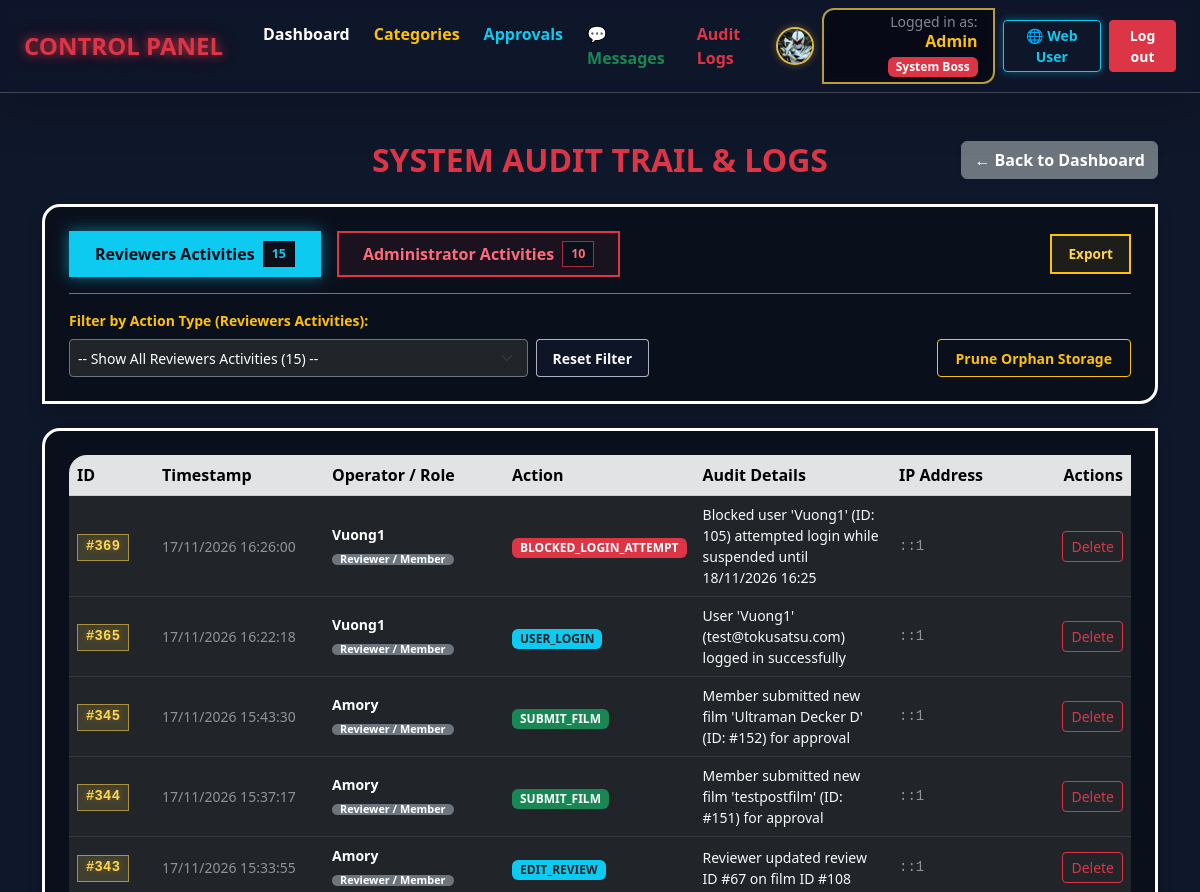
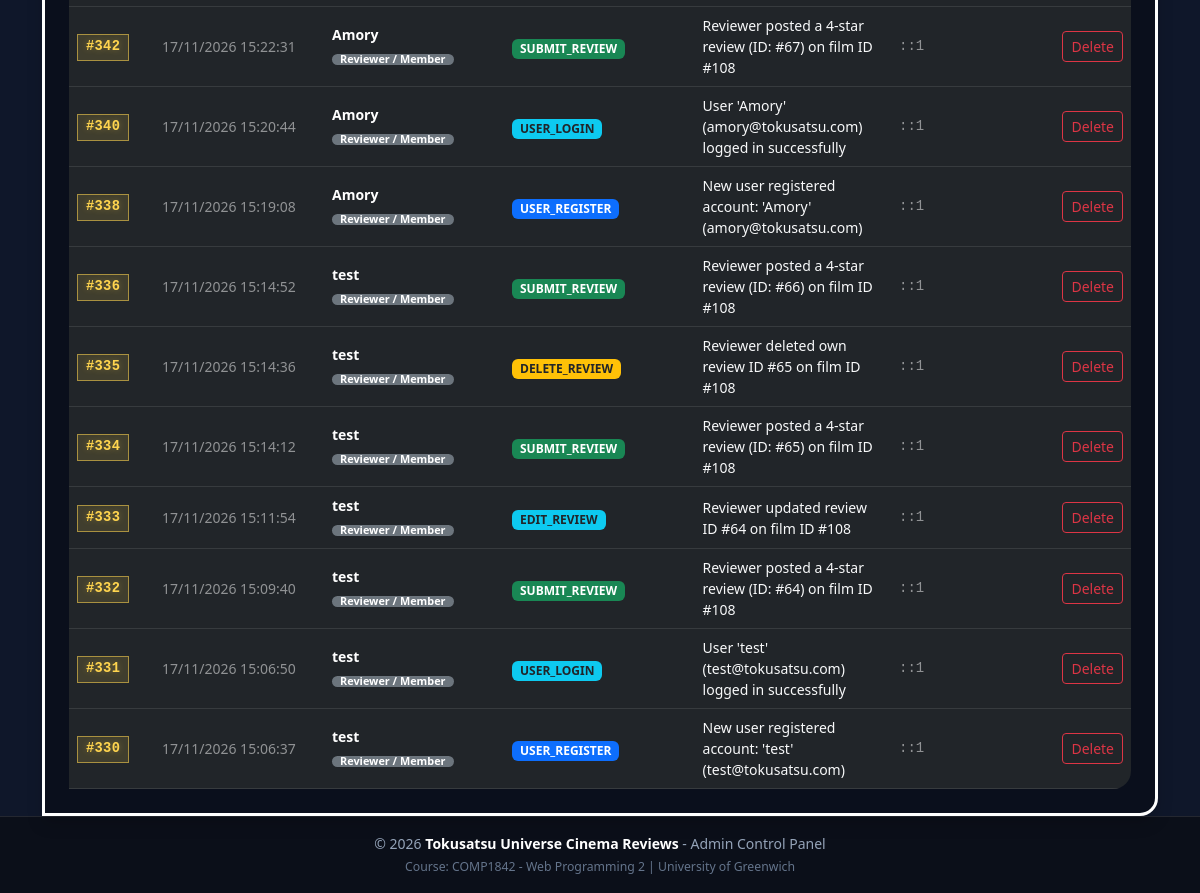
/index.php?route=admin/audit-logs (signed in), run on the app's committed database (2 pictures, top to bottom).
### tables this page shows
CREATE TABLE `users` (
  `id` int(11) NOT NULL,
  `name` varchar(255) NOT NULL,
  `email` varchar(255) NOT NULL,
  `password` varchar(255) NOT NULL,
  `role` tinyint(1) DEFAULT 0 COMMENT '0 = User, 1 = Boss, 2+ = Sub-Admin',
  `created_at` timestamp NOT NULL DEFAULT current_timestamp(),
  `updated_at` timestamp NOT NULL DEFAULT current_timestamp() ON UPDATE current_timestamp(),
  `avatar` varchar(255) DEFAULT 'default_avatar.webp',
  `bio` text DEFAULT NULL,
  `favorite_genre` varchar(100) DEFAULT NULL,
  `status` enum('active','on_break') DEFAULT 'active',
  `credibility_score` int(11) DEFAULT 0,
  `badge` varchar(50) DEFAULT 'Newbie',
  `is_deleted` tinyint(1) DEFAULT 0,
  `is_blocked` tinyint(1) NOT NULL DEFAULT 0,
  `blocked_until` datetime DEFAULT NULL,
  `block_reason` varchar(255) DEFAULT NULL,
  `reset_token` varchar(255) DEFAULT NULL,
  `reset_expires` datetime DEFAULT NULL
);

CREATE TABLE `audit_logs` (
  `id` int(11) NOT NULL,
  `user_id` int(11) DEFAULT NULL,
  `user_name` varchar(100) NOT NULL,
  `user_role` int(11) NOT NULL DEFAULT 0,
  `action` varchar(50) NOT NULL,
  `details` text DEFAULT NULL,
  `ip_address` varchar(45) NOT NULL,
  `created_at` datetime NOT NULL DEFAULT current_timestamp()
);

### views/admin/audit_logs.php (the view, shortened to what the rows shown need)
<?php
$logs = is_array($logs ?? null) ? $logs : [];
$scope = (($scope ?? 'reviewer') === 'admin') ? 'admin' : 'reviewer';
$filterAction = (string) ($filterAction ?? 'all');
$scopeLabel = ($scope === 'admin') ? 'Administrator Activities' : 'Reviewers Activities';
?>
<div class="row align-items-center mb-4">
    <div class="col-12 col-md-6 text-center">
        <h2 class="text-danger fw-bold m-0 text-center">SYSTEM AUDIT TRAIL &amp; LOGS</h2>
    </div>
</div>
<div class="card admin-card p-4 shadow">
    <div class="table-responsive">
        <table class="table table-dark table-hover align-middle mb-0">
            <thead class="table-secondary text-dark">
                <tr>
                    <th style="width: 85px;">ID</th>
                    <th style="width: 170px;">Timestamp</th>
                    <th style="width: 180px;">Operator / Role</th>
                    <th style="width: 175px;">Action</th>
                    <th>Audit Details</th>
                    <th style="width: 130px;">IP Address</th>
                    <th style="width: 110px;" class="text-end">Actions</th>
                </tr>
            </thead>
            <tbody>
                <?php if (empty($logs)): ?>
                    <tr>
                        <td colspan="7" class="text-center text-light py-5">
                            No audit log entries recorded under <strong class="text-info"><?= $viewHelper->e($scopeLabel) ?></strong><?php if ($filterAction !== '' && $filterAction !== 'all'): ?> for action type: <strong class="text-warning"><?= $viewHelper->e($filterAction) ?></strong><?php endif; ?>.
                        </td>
                    </tr>
                <?php else: ?>
                    <?php foreach ($logs as $log): ?>
                        <?php
                            $logId = (int) ($log['id'] ?? 0);
                            $roleInt = (int) ($log['role_int'] ?? ($log['user_role'] ?? 0));
                            $badgeClass = (string) ($log['badge_class'] ?? 'bg-secondary text-white');
                            $roleLabel = (string) ($log['role_label'] ?? 'Reviewer / Member');
                        ?>
                        <tr>
                            <td>
                                <span class="audit-id-badge">#<?= $logId ?></span>
                            </td>
                            <td class="small text-white-50">
                                <?= $viewHelper->e($log['created_at_formatted'] ?? 'N/A') ?>
                            </td>
                            <td>
                                <div class="fw-bold text-white small"><?= $viewHelper->e($log['user_name'] ?? '') ?></div>
                                <?php if ($roleInt === 1): ?>
                                    <span class="badge bg-danger py-0 px-2" style="font-size: 0.68rem;"><?= $viewHelper->e($roleLabel) ?></span>
                                <?php elseif ($roleInt >= 2): ?>
                                    <span class="badge bg-warning text-dark py-0 px-2" style="font-size: 0.68rem;"><?= $viewHelper->e($roleLabel) ?></span>
                                <?php else: ?>
                                    <span class="badge bg-secondary py-0 px-2" style="font-size: 0.68rem;"><?= $viewHelper->e($roleLabel) ?></span>
                                <?php endif; ?>
                            </td>
                            <td>
                                <span class="badge <?= $viewHelper->e($badgeClass) ?> fw-bold py-1 px-2" style="font-size: 0.75rem;">
                                    <?= $viewHelper->e($log['action'] ?? '') ?>
                                </span>
                            </td>
                            <td class="small text-light">
                                <?= $viewHelper->e($log['details'] ?? '') ?>
                            </td>
                            <td class="font-monospace small text-white-50">
                                <?= $viewHelper->e($log['ip_address'] ?? '') ?>
                            </td>
                            <td class="text-end text-nowrap">
                                <form method="POST"
                                      action="<?= $viewHelper->routeUrl('admin/delete-audit-log', [], false) ?>"
                                      class="d-inline m-0 p-0"
                                      data-confirm="System Boss Confirmation: Are you sure you want to delete audit log entry #<?= $logId ?>?">
                                    <button type="submit" class="btn btn-outline-danger btn-sm" title="Delete audit log entry (Boss Only)">
                                        Delete
                                    </button>
                                </form>
                            </td>
                        </tr>
                    <?php endforeach; ?>
                <?php endif; ?>
            </tbody>
        </table>
    </div>
</div>

### views/layouts/admin.php (shortened to what the rows shown need)
<!DOCTYPE html>
<html lang="en">
<head>
    <link href="https://cdn.jsdelivr.net/npm/bootstrap@5.3.0/dist/css/bootstrap.min.css" rel="stylesheet">
    <link rel="stylesheet" href="<?= $viewHelper->asset('public/css/admin_style.css?v=3.8') ?>">
</head>
<body class="admin-body d-flex flex-column min-vh-100">
    <nav class="navbar navbar-expand-lg navbar-dark admin-navbar shadow-lg mb-5 sticky-top">
        <div class="container-fluid px-4">
            <div class="d-flex align-items-center gap-2 ms-auto">
                <div class="user-badge d-none d-sm-block text-end">
                    <span class="text-white-50 small d-block" style="line-height: 1;">Logged in as:</span>
                    <span class="text-warning fw-bold fs-6">
                        <?= $viewHelper->e(($auth['name'] ?? '') !== '' ? $auth['name'] : ($auth['email'] ?? 'Administrator')) ?>
                    </span>
                    <?php if (!empty($auth['is_boss'])): ?>
                        <span class="badge bg-danger ms-1"> System Boss</span>
                    <?php else: ?>
                        <span class="badge bg-warning text-dark ms-1"> Sub-Admin</span>
                    <?php endif; ?>
                </div>
            </div>
        </div>
    </nav>
    <main class="container admin-main-content flex-grow-1">
        <?= $output ?? ($content ?? '') ?>
    </main>
</body>
</html>

### data on the page
users: name "Admin"
audit_logs: id "369", e "17/11/2026 16:26:00", user_name "Vuong1", e "Reviewer / Member", action "BLOCKED_LOGIN_ATTEMPT", details "Blocked user 'Vuong1' (ID: 105) attempted login while suspended until 18/11/2026 16:25", ip_address "::1"
audit_logs: id "365", e "17/11/2026 16:22:18", user_name "Vuong1", e "Reviewer / Member", action "USER_LOGIN", details "User 'Vuong1' (test@tokusatsu.com) logged in successfully", ip_address "::1"
audit_logs: id "345", e "17/11/2026 15:43:30", user_name "Amory", e "Reviewer / Member", action "SUBMIT_FILM", details "Member submitted new film 'Ultraman Decker D' (ID: #152) for approval", ip_address "::1"
audit_logs: id "344", e "17/11/2026 15:37:17", user_name "Amory", e "Reviewer / Member", action "SUBMIT_FILM", details "Member submitted new film 'testpostfilm' (ID: #151) for approval", ip_address "::1"
audit_logs: id "343", e "17/11/2026 15:33:55", user_name "Amory", e "Reviewer / Member", action "EDIT_REVIEW", details "Reviewer updated review ID #67 on film ID #108", ip_address "::1"
audit_logs: id "342", e "17/11/2026 15:22:31", user_name "Amory", e "Reviewer / Member", action "SUBMIT_REVIEW", details "Reviewer posted a 4-star review (ID: #67) on film ID #108", ip_address "::1"
audit_logs: id "340", e "17/11/2026 15:20:44", user_name "Amory", e "Reviewer / Member", action "USER_LOGIN", details "User 'Amory' (amory@tokusatsu.com) logged in successfully", ip_address "::1"
audit_logs: id "338", e "17/11/2026 15:19:08", user_name "Amory", e "Reviewer / Member", action "USER_REGISTER", details "New user registered account: 'Amory' (amory@tokusatsu.com)", ip_address "::1"
audit_logs: id "336", e "17/11/2026 15:14:52", user_name "test", e "Reviewer / Member", action "SUBMIT_REVIEW", details "Reviewer posted a 4-star review (ID: #66) on film ID #108", ip_address "::1"
audit_logs: id "335", e "17/11/2026 15:14:36", user_name "test", e "Reviewer / Member", action "DELETE_REVIEW", details "Reviewer deleted own review ID #65 on film ID #108", ip_address "::1"
audit_logs: id "334", e "17/11/2026 15:14:12", user_name "test", e "Reviewer / Member", action "SUBMIT_REVIEW", details "Reviewer posted a 4-star review (ID: #65) on film ID #108", ip_address "::1"
audit_logs: id "333", e "17/11/2026 15:11:54", user_name "test", e "Reviewer / Member", action "EDIT_REVIEW", details "Reviewer updated review ID #64 on film ID #108", ip_address "::1"
audit_logs: id "332", e "17/11/2026 15:09:40", user_name "test", e "Reviewer / Member", action "SUBMIT_REVIEW", details "Reviewer posted a 4-star review (ID: #64) on film ID #108", ip_address "::1"
audit_logs: id "331", e "17/11/2026 15:06:50", user_name "test", e "Reviewer / Member", action "USER_LOGIN", details "User 'test' (test@tokusatsu.com) logged in successfully", ip_address "::1"
audit_logs: id "330", e "17/11/2026 15:06:37", user_name "test", e "Reviewer / Member", action "USER_REGISTER", details "New user registered account: 'test' (test@tokusatsu.com)", ip_address "::1"

### other printed values
$reviewerTotalCount "15"
$adminTotalCount "10"
$viewHelper->e($scopeLabel) "Reviewers Activities"
$viewHelper->e($currentYear) "2026"
